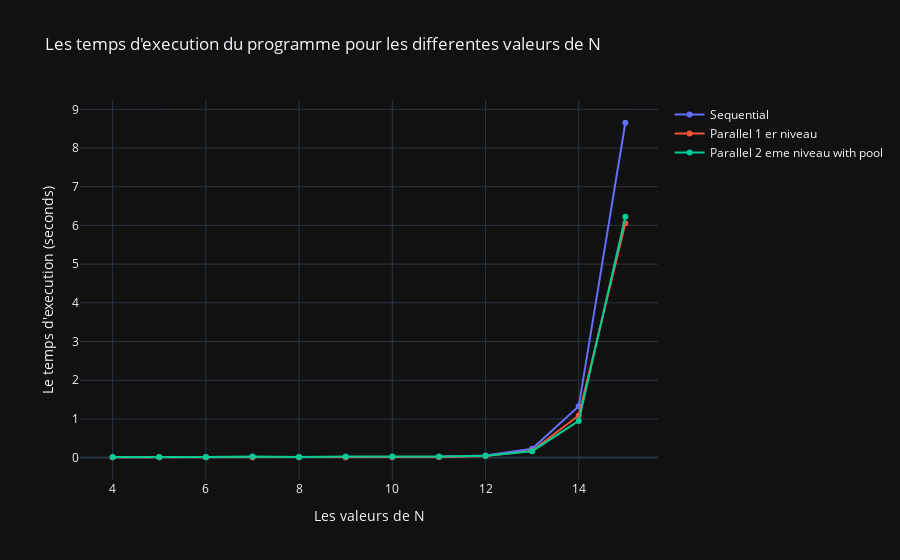

Notebook source saved alongside this figure:
### Code cell
executer()

### Figure 1 — Plotly figure (JSON) as saved in the notebook; plotly's stock layout.template omitted (floating-point values rounded to 4 significant figures)
{"data": [{"name": "Sequential", "type": "scatter", "x": [4, 5, 6, 7, 8, 9, 10, 11, 12, 13, 14, 15], "y": [0.01024, 0.009513, 0.00993, 0.009656, 0.009859, 0.01017, 0.009946, 0.02237, 0.05215, 0.2297, 1.325, 8.654]}, {"name": "Parallel 1 er niveau", "type": "scatter", "x": [4, 5, 6, 7, 8, 9, 10, 11, 12, 13, 14, 15], "y": [0.01241, 0.009774, 0.01004, 0.01147, 0.01052, 0.009879, 0.01295, 0.01539, 0.03875, 0.1749, 1.089, 6.056]}, {"name": "Parallel 2 eme niveau with pool", "type": "scatter", "x": [4, 5, 6, 7, 8, 9, 10, 11, 12, 13, 14, 15], "y": [0.01794, 0.01382, 0.01775, 0.03212, 0.01567, 0.03189, 0.03052, 0.03211, 0.04782, 0.1663, 0.9488, 6.226]}], "layout": {"title": {"text": "Les temps d'execution du programme pour les differentes valeurs de N"}, "xaxis": {"title": {"text": "Les valeurs de N"}}, "yaxis": {"title": {"text": "Le temps d'execution (seconds)"}}}}
